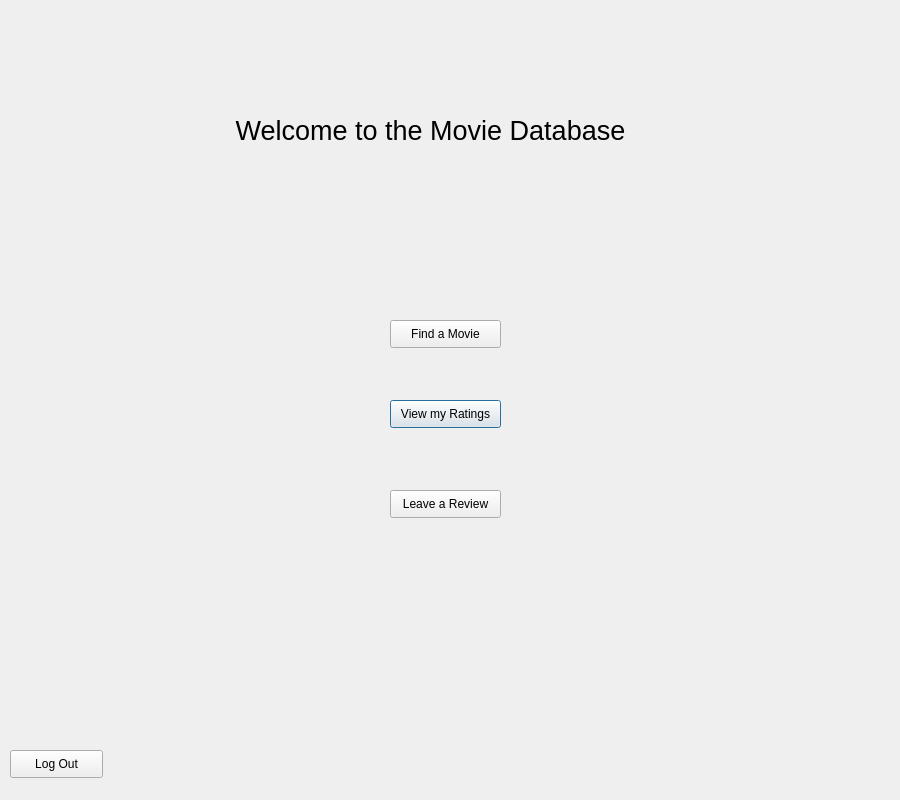
<?xml version="1.0" encoding="UTF-8"?>
<ui version="4.0">
 <class>Dialog</class>
 <widget class="QDialog" name="Dialog">
  <property name="geometry">
   <rect>
    <x>0</x>
    <y>0</y>
    <width>900</width>
    <height>800</height>
   </rect>
  </property>
  <property name="windowTitle">
   <string>Dialog</string>
  </property>
  <widget class="QLabel" name="label">
   <property name="geometry">
    <rect>
     <x>190</x>
     <y>40</y>
     <width>511</width>
     <height>181</height>
    </rect>
   </property>
   <property name="font">
    <font>
     <pointsize>20</pointsize>
    </font>
   </property>
   <property name="text">
    <string>Welcome to the Movie Database    </string>
   </property>
   <property name="alignment">
    <set>Qt::AlignCenter</set>
   </property>
  </widget>
  <widget class="QPushButton" name="allRates">
   <property name="geometry">
    <rect>
     <x>390</x>
     <y>400</y>
     <width>111</width>
     <height>28</height>
    </rect>
   </property>
   <property name="text">
    <string>View my Ratings</string>
   </property>
  </widget>
  <widget class="QPushButton" name="reviewButton">
   <property name="geometry">
    <rect>
     <x>390</x>
     <y>490</y>
     <width>111</width>
     <height>28</height>
    </rect>
   </property>
   <property name="text">
    <string>Leave a Review</string>
   </property>
  </widget>
  <widget class="QPushButton" name="logoutButton">
   <property name="geometry">
    <rect>
     <x>10</x>
     <y>750</y>
     <width>93</width>
     <height>28</height>
    </rect>
   </property>
   <property name="text">
    <string>Log Out</string>
   </property>
  </widget>
  <widget class="QPushButton" name="findMovie">
   <property name="geometry">
    <rect>
     <x>390</x>
     <y>320</y>
     <width>111</width>
     <height>28</height>
    </rect>
   </property>
   <property name="text">
    <string>Find a Movie</string>
   </property>
  </widget>
 </widget>
 <resources/>
 <connections/>
</ui>
